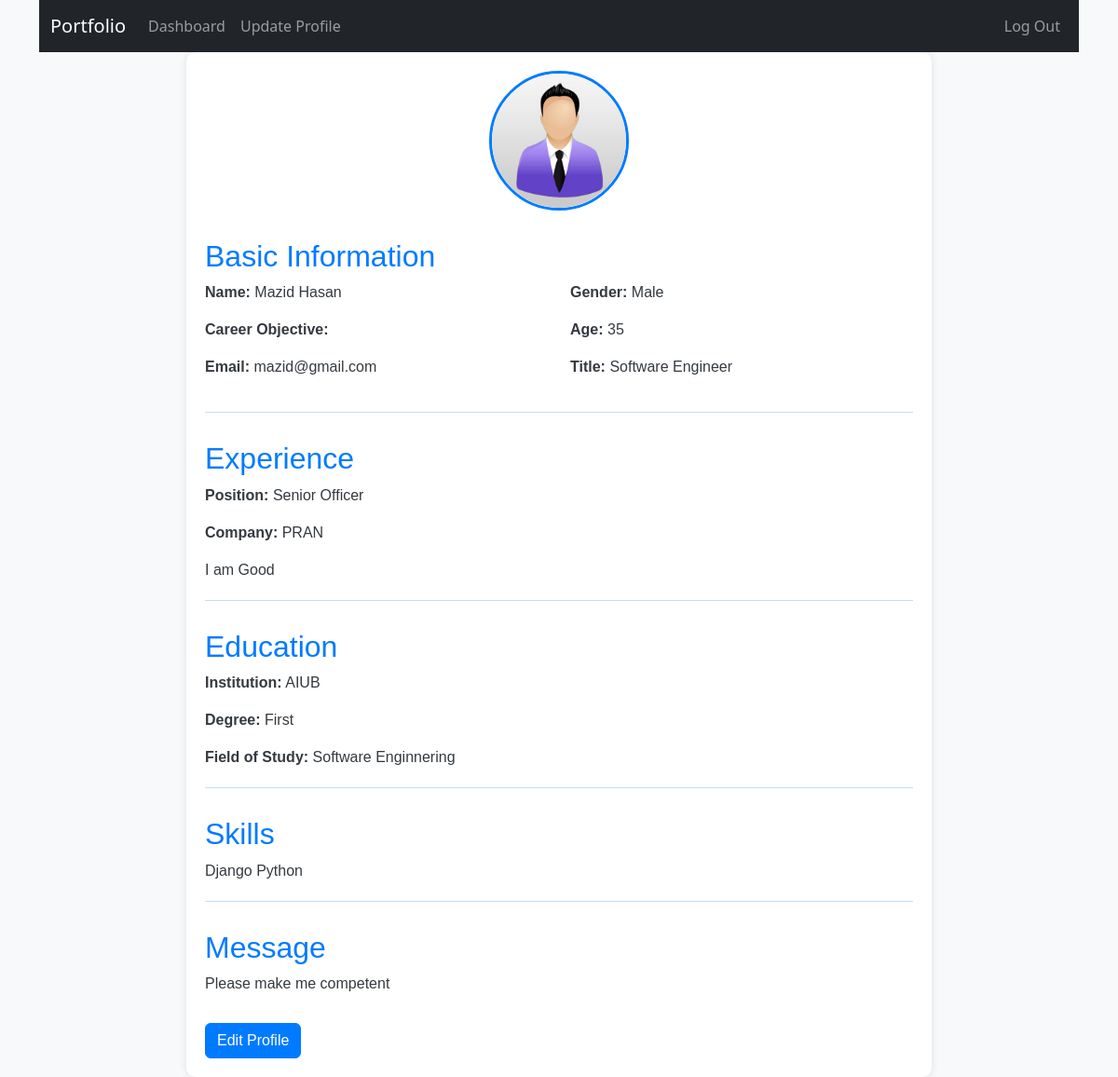
Page /profile/ (signed in) on the committed database.
### Portfolio/models.py (models this page shows, shortened)
class UserProfile(models.Model):
    user = models.OneToOneField(User, on_delete=models.CASCADE, null=True)
    name = models.CharField(max_length=255, null=True)
    age = models.IntegerField(null=True, validators=[validate_age])
    gender = models.CharField(max_length=10, choices=[('Male', 'Male'), ('Female', 'Female')], null=True)
    title = models.CharField(max_length=200, null=True)
    description = models.TextField(null=True)
    carrer_obj = models.TextField(null=True)
    technology = models.CharField(max_length=100, null=True)
    image = models.ImageField(upload_to='images/', null=True, blank=True)
    link = models.URLField(blank=True, null=True)
    position = models.CharField(max_length=100, null=True)
    company = models.CharField(max_length=100, null=True)
    institution = models.CharField(max_length=100, null=True)
    degree = models.CharField(max_length=100, null=True)
    field_of_study = models.CharField(max_length=100, null=True)
    email = models.EmailField(max_length=100, null=True)
    message = models.CharField(max_length=100, null=True)

### Portfolio/views.py (the view)
# urls.py: path('profile/', profile, name='profile'),
def profile(request):
    user=request.user
    obj=0
    try:
        obj, created = UserProfile.objects.get_or_create(user=user)
    except:
        pass
    return render(request,'profile.html',{'obj':obj,'user_d':user})

### Portfolio/templates/profile.html (shortened to what this page needs)
{% extends "base.html" %}
{% block content %}
<div class="resume-wrapper">
    {% if obj.image %}
    <div class="profile-section">
        <img src="{{ obj.image.url }}" alt="Profile Image" class="profile-image"/>
    </div>
    {% endif %}
    <div class="info-section">
        <h2>Basic Information</h2>
        <div class="row">
            <div class="col-md-6">
                <p><strong>Name:</strong> {{ obj.name }}</p>
                <p><strong>Career Objective:</strong> {{ obj.career_obj }}</p>
                <p><strong>Email:</strong> {{ obj.email }}</p>
            </div>
            <div class="col-md-6">
                <p><strong>Gender:</strong> {{ obj.gender }}</p>
                <p><strong>Age:</strong> {{ obj.age }}</p>
                <p><strong>Title:</strong> {{ obj.title }}</p>
            </div>
        </div>
        <hr>
    </div>
    <div class="experience-section">
        <h2>Experience</h2>
        <p><strong>Position:</strong> {{ obj.position }}</p>
        <p><strong>Company:</strong> {{ obj.company }}</p>
        <p>{{ obj.description }}</p>
        <hr>
    </div>
    <div class="education-section">
        <h2>Education</h2>
        <p><strong>Institution:</strong> {{ obj.institution }}</p>
        <p><strong>Degree:</strong> {{ obj.degree }}</p>
        <p><strong>Field of Study:</strong> {{ obj.field_of_study }}</p>
        <hr>
    </div>
    <div class="skills-section">
        <h2>Skills</h2>
        <p>{{ obj.technology }}</p>
        <hr>
    </div>
    <div class="skills-section">
        <h2>Message</h2>
        <p>{{ obj.message }}</p>
    </div>
    <a href="{% url 'user_profile_update' %}" class="btn btn-primary">Edit Profile</a>
</div>
{% endblock content %}

### Portfolio/templates/base.html (style rules this page uses)
body { background-color: #f8f9fa; color: #343a40; }
.resume-wrapper { max-width: 800px; margin: auto; padding: 20px; font-family: Arial, sans-serif; background-color: #ffffff; border-radius: 10px; box-shadow: 0 0 10px rgba(0, 0, 0, 0.1); }
.profile-section, .info-section, .experience-section, .education-section, .skills-section { margin-bottom: 30px; }
.profile-image { width: 150px; height: 150px; border-radius: 50%; border: 3px solid #007bff; display: block; margin: 0 auto 20px; }
h1, h2 { color: #007bff; }
hr { border: 0; height: 1px; background-color: #007bff; margin: 20px 0; }
.btn-primary { background-color: #007bff; border-color: #007bff; }

### rows in the picture
UserProfile: image (picture), name "Mazid Hasan", email "mazid@gmail.com", gender "Male", age "35", title "Software Engineer", position "Senior Officer", company "PRAN", description "I am Good", institution "AIUB", degree "First", field_of_study "Software Enginnering", technology "Django Python", message "Please make me competent"
